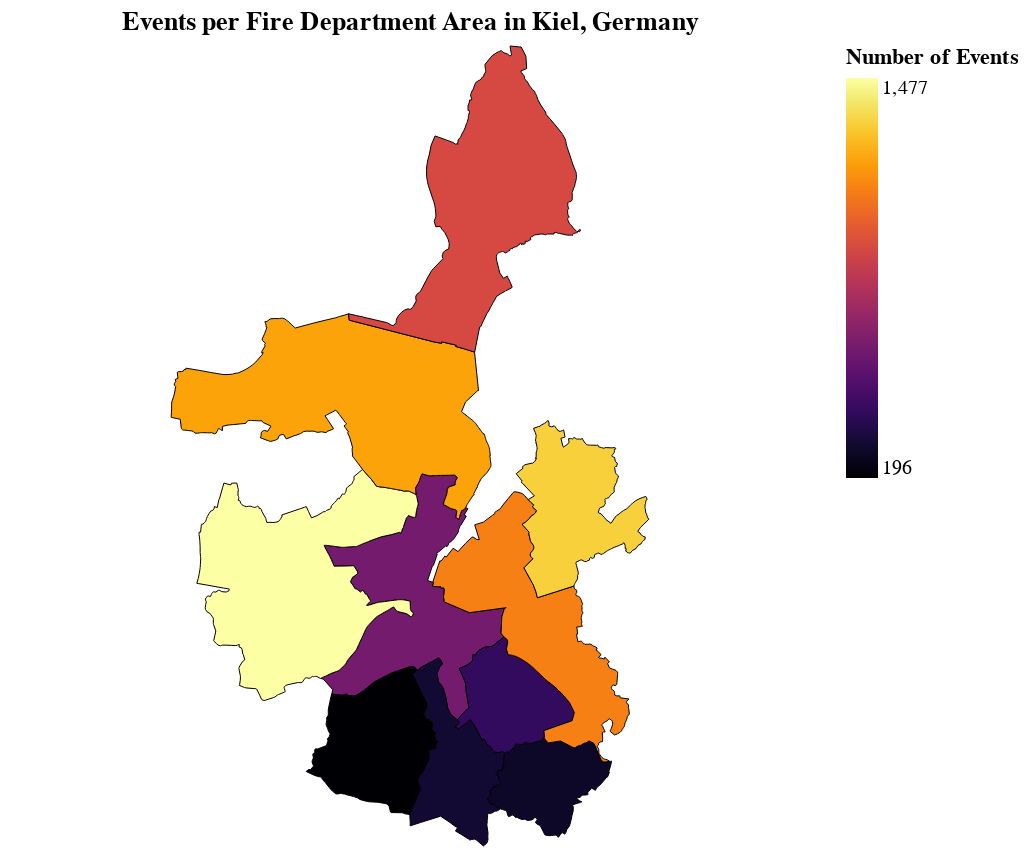

Notebook code cell kept with this figure:
### Markdown cell above
## Fire operations on a map

### Code cell
chart = alt.Chart(merged_gdf).mark_geoshape(
    stroke='black',
    strokeWidth=0.5
).encode(
    color=alt.Color('count:Q', scale=alt.Scale(scheme='inferno'), title='Number of Events'),
    tooltip=['name:N', 'count:Q']
).properties(
    width=400,
    height=400,
    title='Events per Fire Department Area in Kiel, Germany'
).project( # Project the map with the correct projectiontype
    type='identity',
    reflectY=True
)

chart

### Figure 1 — Vega-Lite specification as saved in the notebook (floating-point values rounded to 4 significant figures; data arrays with more than 128 entries replaced by an {"elided": "..."} marker saying what was removed)
{"config": {"view": {"continuousWidth": 300, "continuousHeight": 300}}, "data": {"name": "data-98a6ee07242002209d709309da0dc39e"}, "mark": {"type": "geoshape", "stroke": "black", "strokeWidth": 0.5}, "encoding": {"color": {"field": "count", "scale": {"scheme": "inferno"}, "title": "Number of Events", "type": "quantitative"}, "tooltip": [{"field": "name", "type": "nominal"}, {"field": "count", "type": "quantitative"}]}, "height": 400, "projection": {"reflectY": true, "type": "identity"}, "title": "Events per Fire Department Area in Kiel, Germany", "width": 400, "$schema": "https://vega.github.io/schema/vega-lite/v5.17.0.json", "datasets": {"data-98a6ee07242002209d709309da0dc39e": [{"name": "Gaarden", "department": "Gaarden", "count": 612, "type": "Feature", "geometry": {"type": "Polygon", "coordinates": {"elided": "1x654x2 float values"}}}, {"name": "Russee", "department": "Russee", "count": 1477, "type": "Feature", "geometry": {"type": "Polygon", "coordinates": {"elided": "1x656x2 float values"}}}, {"name": "Meimersdorf", "department": "Meimersdorf", "count": 196, "type": "Feature", "geometry": {"type": "Polygon", "coordinates": {"elided": "1x215x2 float values"}}}, {"name": "Moorsee", "department": "Moorsee", "count": 308, "type": "Feature", "geometry": {"type": "Polygon", "coordinates": {"elided": "1x189x2 float values"}}}, {"name": "Rönne", "department": "Rönne", "count": 284, "type": "Feature", "geometry": {"type": "Polygon", "coordinates": {"elided": "1x199x2 float values"}}}, {"name": "Wellsee", "department": "Wellsee", "count": 407, "type": "Feature", "geometry": {"type": "Polygon", "coordinates": {"elided": "1x135x2 float values"}}}, {"name": "Elmschenhagen", "department": "Elmschenhagen", "count": 1120, "type": "Feature", "geometry": {"type": "Polygon", "coordinates": {"elided": "1x409x2 float values"}}}, {"name": "Suchsdorf", "department": "Suchsdorf", "count": 1216, "type": "Feature", "geometry": {"type": "Polygon", "coordinates": {"elided": "1x545x2 float values"}}}, {"name": "Schilksee", "department": "Schilksee", "count": 932, "type": "Feature", "geometry": {"type": "Polygon", "coordinates": {"elided": "1x439x2 float values"}}}, {"name": "Dietrichsdorf", "department": "Dietrichsdorf", "count": 1333, "type": "Feature", "geometry": {"type": "Polygon", "coordinates": {"elided": "1x367x2 float values"}}}]}}
